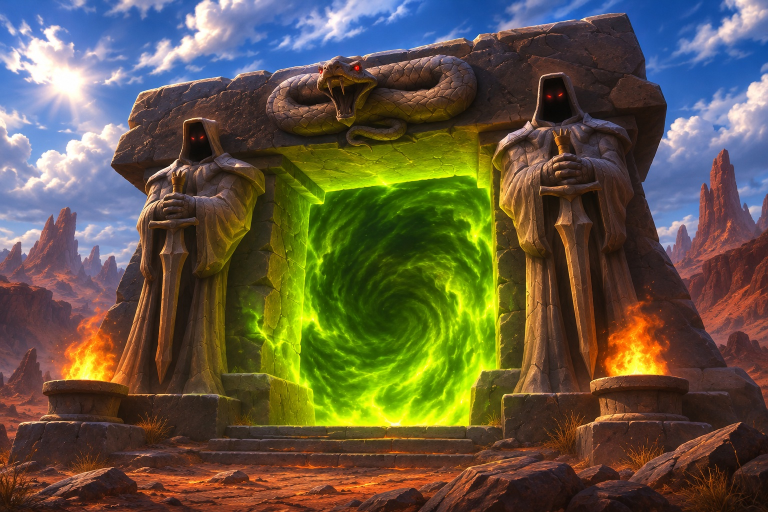
#> input picture launcher/assets/art-day.jpg, 1536 x 1024 px, given in place of northrend.png, which was not available (shown at 1/2 size)
$ python make-login-thumbs.py art-day.jpg
#> lines starting #> are read from the running program, lines starting #| are printed output that depends on the picture
#!/usr/bin/env python3
"""Thumbnails for the Login tab: assets/login/<id>.jpg, 320 x 180, from full-size screenshots of each login screen.

    python3 assets/make-login-thumbs.py SHOTS_DIR      (SHOTS_DIR holds <id>.png, 16:9)

The ids are the ones in src/loginscreen.rs. The default screen has no picture (the tab draws it).
"""
import pathlib, sys
from PIL import Image

HERE = pathlib.Path(__file__).resolve().parent
IDS = ["northrend", "cataclysm", "pandaria", "warlords", "legion", "legion-alt", "battleforazeroth", "shadowlands", "dragonflight", "warwithin"]
src = pathlib.Path(sys.argv[1])
out = HERE / "login"
out.mkdir(exist_ok=True)
for i in IDS:
    Image.open(src / f"{i}.png").convert("RGB").resize((320, 180), Image.LANCZOS).save(out / f"{i}.jpg", quality=84)
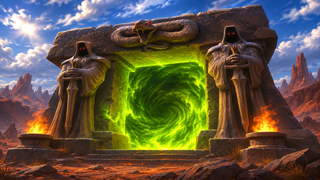
#> saved as northrend.jpg: PIL image 320x180 RGB; mean R, G, B 97.3, 87.8, 67
#> pass 2 of the loop `for i in IDS:`:
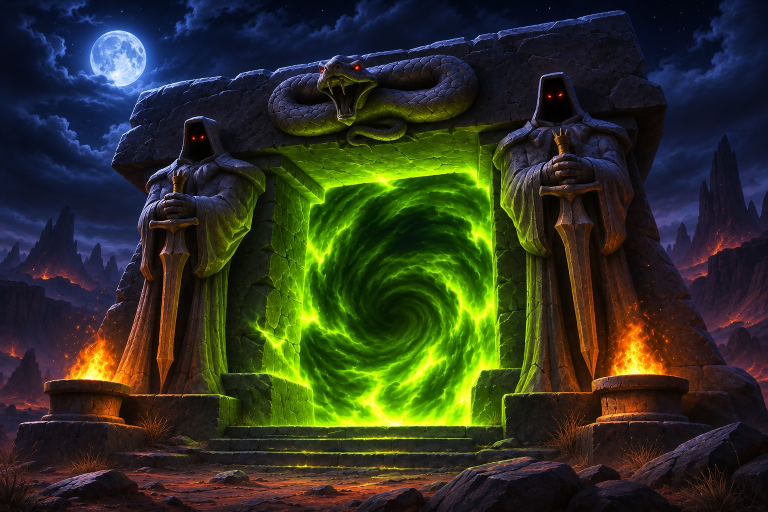
#> input picture launcher/assets/art-night.jpg, 1536 x 1024 px, given in place of cataclysm.png, which was not available (shown at 1/2 size)
#> `Image.open(src / f"{i}.png").convert("RGB").resize((320, 180), Image.L..`:
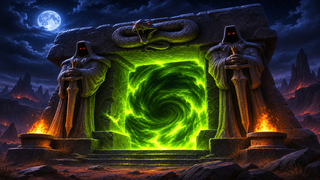
#> saved as cataclysm.jpg: PIL image 320x180 RGB; mean R, G, B 47.9, 51.3, 35
#> (the run stopped early here; a loop or call above may not have finished)
